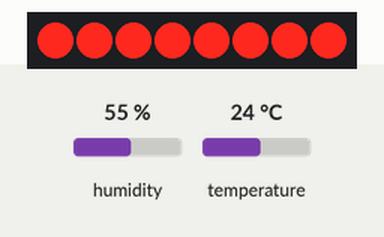
A sketch run on a simulated ESP32. Parts: 8 port-expander outputs drawn as a row of LEDs (first output left, lit = HIGH). Wiring (inferred from the names in the program): PCF8574 port expander at I2C address 0x3E. Wiring (inferred from the signals the program sends): row of LEDs: on Q0, Q1, Q2, Q3, Q4, Q5, Q6, Q7. The test bench sets the inputs (shaded band); at power-on: humidity 55 %, temperature 24 °C. WiFi joins after 1.5 s; servers stay silent unless stated; uploads are accepted with an empty reply; what the sketch prints to the serial monitor is not drawn.

Above: at 2.5 s.
Timing chart, 0 to 4.0 s (numbered marks = the images above):
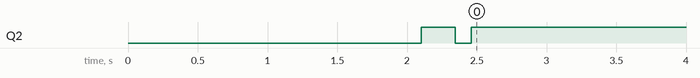

Measured:
- by itself, Q2: HIGH → LOW at 2.3 s, → HIGH 0.11 s later

The sketch:

sketch_esp32_2.ino
```cpp
#include <WiFi.h>
#include <HTTPClient.h>
#include <DHT.h>
#include <Wire.h>

// I2Cディスプレイの設定
#define LCD_ADRS 0x3E

// DHTセンサーの設定
#define DHTPIN 14     // ESP32の接続ピン
#define DHTTYPE DHT11 // DHT 11を使用
DHT dht(DHTPIN, DHTTYPE);

String LCD_STRING; char s[16]; double SET; //変数の宣言

const char* ssid = "aterm-4d09d9-g";
const char* password = "1fde8dda40d72";
const char* serverName = "https://home-iot-project-413811.an.r.appspot.com/data";


// LCDコマンド書き込み
void writeCommand(byte command) {
  Wire.beginTransmission(0x3E);
  Wire.write(0x00);
  Wire.write(command);
  Wire.endTransmission(); delay(10);
}
// LCDデータ書き込み
void writeData(byte data) {
  Wire.beginTransmission(0x3E);
  Wire.write(0x40);
  Wire.write(data);
  Wire.endTransmission(); delay(1);
}
//LCDの1行目にデータ書き込み
void LCD_DISP_16_1(void) {
  writeCommand(0x80);//DDRAMアドレスを2行目先頭にセット
  for (int i = 0; i < 16; i++) {
    writeData(LCD_STRING[i]);
  }
}
//LCDの2行目にデータ書き込み
void LCD_DISP_16_2(void) {
  writeCommand(0x40 + 0x80); //DDRAMアドレスを2行目先頭にセット
  for (int i = 0; i < 16; i++) {
    writeData(LCD_STRING[i]);
  }
}

void setup() {
  Serial.begin(115200);
  WiFi.begin(ssid, password);
  while (WiFi.status() != WL_CONNECTED) {
    delay(1000);
    Serial.println("Connecting to WiFi...");
  }
  Serial.println("Connected to WiFi");
  dht.begin();

  //LCD液晶初期化
  Wire.begin(); delay(100);
  writeCommand(0x38); delay(20);
  writeCommand(0x39); delay(20);
  writeCommand(0x14); delay(20);
  writeCommand(0x7A); delay(20); //3.3V=0x73, 5V=0x7A
  writeCommand(0x54); delay(20); //3.3V=0x56, 5V=0x54
  writeCommand(0x6C); delay(20);
  writeCommand(0x38); delay(20);
  writeCommand(0x01); delay(20);
  writeCommand(0x0C); delay(20);
}

void loop() {
  float h = dht.readHumidity();
  float t = dht.readTemperature();
  float rounded_h = round(h*10.0)/10.0;
  float rounded_t = round(t*10.0)/10.0;
  LCD_STRING = String("T: " + String(rounded_t, 1) + " C"); //乱数代入
  LCD_DISP_16_1();                //LCD一行目に変数を出力する
  LCD_STRING = String("H: " + String(rounded_h, 1) + " %");//「NobArduinoDiary!」代入
  LCD_DISP_16_2(); //LCD二行目に変数を出力する

  if (WiFi.status() == WL_CONNECTED) {

    // センサーの読み取りが成功しているか確認
    if (isnan(h) || isnan(t)) {
      Serial.println("Failed to read from DHT sensor!");
      return;
    }

    HTTPClient http;

    http.begin(serverName);
    http.addHeader("Content-Type", "application/json");

    // JSONデータの作成
    String httpRequestData = "{\"temperature\":" + String(t) + ", \"humidity\":" + String(h) + "}";

    int httpResponseCode = http.POST(httpRequestData);

    if (httpResponseCode > 0) {
      String response = http.getString();
      Serial.print(httpResponseCode);
      Serial.print(response);
      Serial.println(httpRequestData);
    } else {
      Serial.print("Error on sending POST: ");
      Serial.println(httpResponseCode);
    }

    http.end();
  } else {
    Serial.println("Error in WiFi connection");
  }

  delay(60000); // １分ごとにデータを送信
}
```
